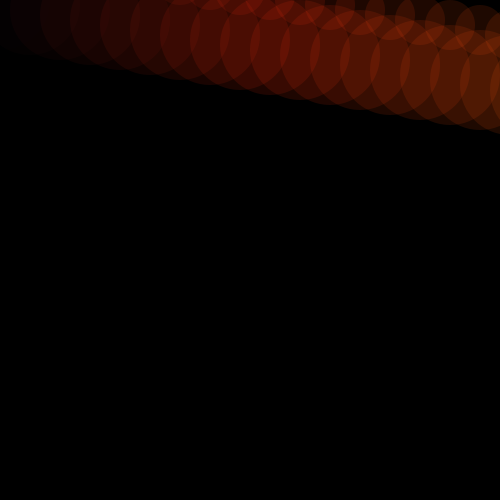
Frame 1 (no input)
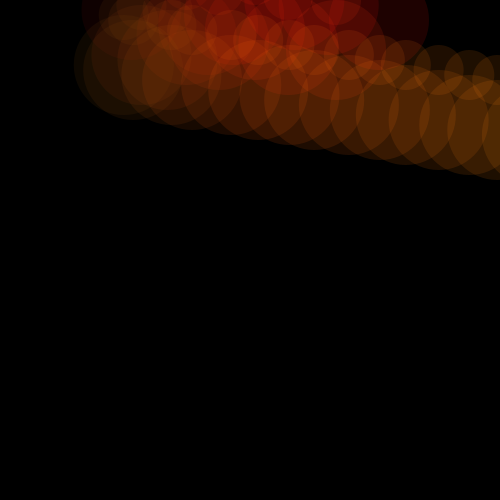
Frame 60 (the mouse pressed at the canvas centre just before this capture)
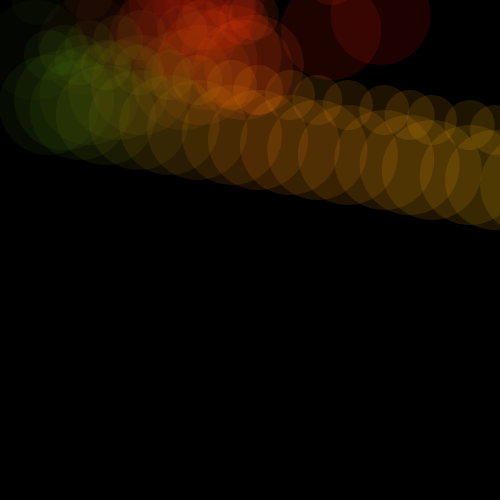
Frame 120 (the mouse held since frame 60 and released just before this capture)

The Processing sketch that drew these frames (run headless with seeded random() and noise(); from frame 60 on, the mouse is pressed at the canvas centre):

// Processing sketch: processing_93634
// ── processing_93634.pde

//Amanda Bernhardt
//object
//3/18/13

Snowman [] snowmen = new Snowman[100];

//Snowman fred = new Snowman ();
//Snowman sally = new Snowman ();
void setup() {
 size(500, 500);
 noStroke();
   for(int i =0; i < snowmen.length; i ++) {
     snowmen[i] = new Snowman(i*30, i*5, 100, 100, random(50,255), random(50,255),random(50,255), random(1,15));
   }
   /*sally.x = 200;
   sally.startingX =250;
   sally.r = 119;
   sally.g = 234;
   fred.r = 222;
   fred.b = 111;*/
 
}

void draw() {
  background (0);
  /*fred.show();
  sally.show();
  fred.dance();
  sally.dance();*/
  for( int i = 0; i < snowmen.length; i ++) {
    snowmen[i].show();
    snowmen[i].dance();
  }
}

class Snowman {
  float x;
  float y;
  float w;
  float h;
  float r;
  float g;
  float b;
  float startingX;
  float speedX;
 
  
  Snowman (float x_, float y_, float w_, float h_, float r_, float g_, float b_, float speedX_) {  
  x= x_;
  y= y_;
  w= w_;
  h= h_;
  r= r_;
  g= g_;
  b= b_;
  startingX = x_ + 100;
  speedX = speedX_;
  }
  
  void show() {
    fill(x,y,12, 30);
    ellipse(x,y,w,h); 
    ellipse(x,y-50,w/2, h/2);
   // fill(x,y,211);
   // rect(x+30,y,w/3,h/2);
    
  }
  void dance() { 
    x = speedX + x;
    if(x < 40 ){
      speedX = 5;
    }
    if (x > 400) {
      speedX = -5;
    }
  }

}
  
